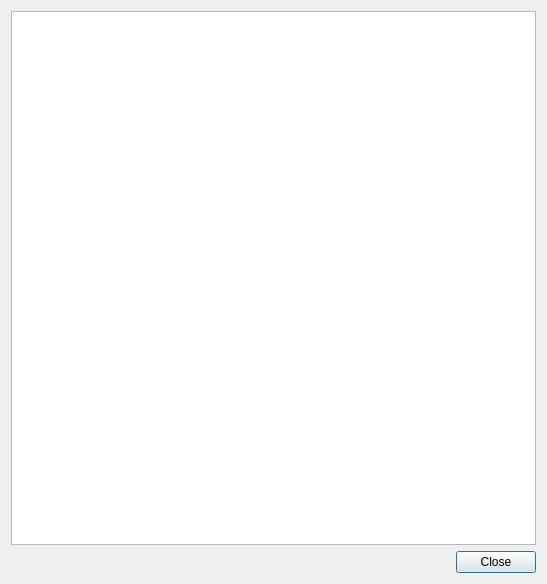
<?xml version="1.0" encoding="UTF-8"?>
<ui version="4.0">
 <class>RadiumHelpDialog</class>
 <widget class="QDialog" name="RadiumHelpDialog">
  <property name="geometry">
   <rect>
    <x>0</x>
    <y>0</y>
    <width>547</width>
    <height>584</height>
   </rect>
  </property>
  <property name="windowTitle">
   <string>Help</string>
  </property>
  <layout class="QVBoxLayout" name="verticalLayout">
   <item>
    <widget class="QTextEdit" name="keymapping">
     <property name="acceptDrops">
      <bool>false</bool>
     </property>
     <property name="undoRedoEnabled">
      <bool>false</bool>
     </property>
     <property name="readOnly">
      <bool>true</bool>
     </property>
    </widget>
   </item>
   <item>
    <widget class="QDialogButtonBox" name="buttonBox">
     <property name="orientation">
      <enum>Qt::Horizontal</enum>
     </property>
     <property name="standardButtons">
      <set>QDialogButtonBox::Close</set>
     </property>
    </widget>
   </item>
  </layout>
 </widget>
 <resources/>
 <connections>
  <connection>
   <sender>buttonBox</sender>
   <signal>accepted()</signal>
   <receiver>RadiumHelpDialog</receiver>
   <slot>accept()</slot>
   <hints>
    <hint type="sourcelabel">
     <x>248</x>
     <y>254</y>
    </hint>
    <hint type="destinationlabel">
     <x>157</x>
     <y>274</y>
    </hint>
   </hints>
  </connection>
  <connection>
   <sender>buttonBox</sender>
   <signal>rejected()</signal>
   <receiver>RadiumHelpDialog</receiver>
   <slot>reject()</slot>
   <hints>
    <hint type="sourcelabel">
     <x>316</x>
     <y>260</y>
    </hint>
    <hint type="destinationlabel">
     <x>286</x>
     <y>274</y>
    </hint>
   </hints>
  </connection>
 </connections>
</ui>
